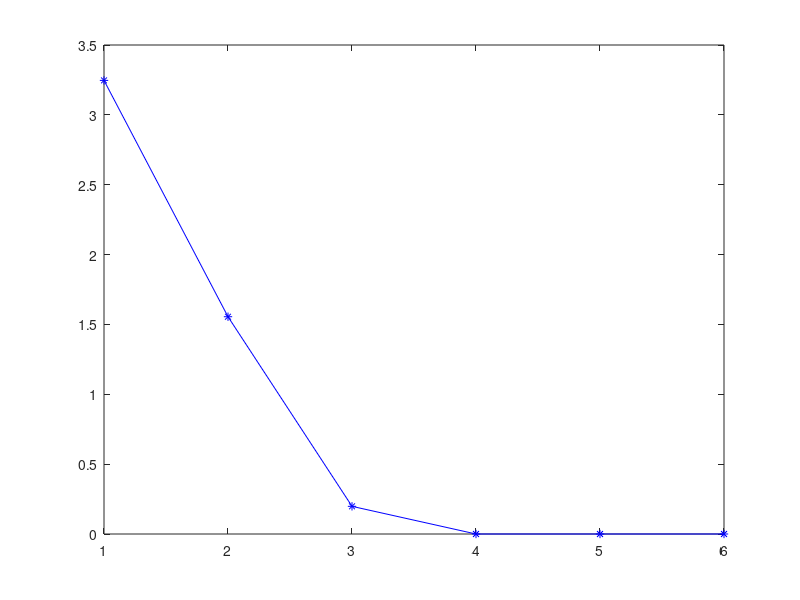

MATLAB code for this plot:
n = 6;
a=-1;
b=2;
T=full(gallery('tridiag',n,a,b,a));

[P,D]=eig(T);

%La valeur propre dominante n'est pas lambda1 car < a lambda2:
D;
D(1,1);
D(2,2);

precision=1/1000;
delta=1;

X=ones(n,1);
X=X/norm(X);
Vp0=0;
VpTab=[Vp0];
Vp=[];
i=0

for k=1:n
X=ones(n,1);
X=X/norm(X);
precision=1/1000;
delta=1;
Vp0=0;
VpTab=[Vp0];
  while delta>precision
    Xk=(T*X);
    Vp1=norm(Xk)/norm(X);
    Xk=Xk/norm(Xk);
    delta=norm(Vp1-Vp0);
    X=Xk;
    Vp0=Vp1;
    i=i+1;
    VpTab=[VpTab,Vp0];
  end
 Vp0
 B=T-(Vp0*(X*X'/norm(X'*X)));
 T=B;
 Vp=[Vp,Vp0];
endfor


i
Vp
T
 

t=[1:length(Vp)];
plot(t,Vp,'*-b');